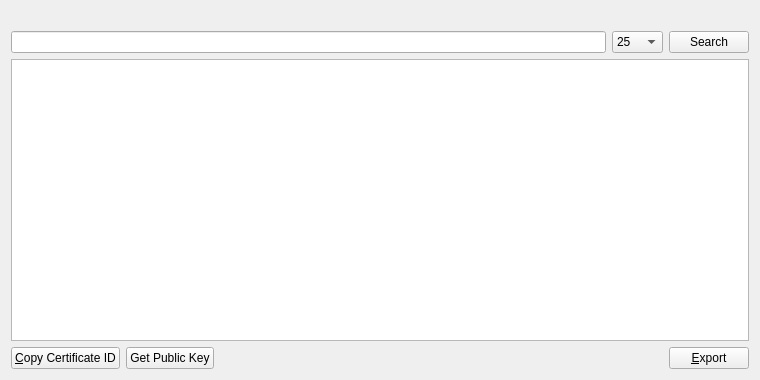
<?xml version="1.0" encoding="UTF-8"?>
<ui version="4.0">
 <class>CertListPage</class>
 <widget class="QWidget" name="CertListPage">
  <property name="geometry">
   <rect>
    <x>0</x>
    <y>0</y>
    <width>760</width>
    <height>380</height>
   </rect>
  </property>
  <property name="windowTitle">
   <string>Certificates</string>
  </property>
  <layout class="QVBoxLayout" name="verticalLayout">
   <item>
    <widget class="QLabel" name="labelExplanation">
     <property name="textFormat">
      <enum>Qt::PlainText</enum>
     </property>
     <property name="wordWrap">
      <bool>true</bool>
     </property>
    </widget>
   </item>
   <item>
    <layout class="QHBoxLayout" name="horizontalLayout_2">
     <item>
      <widget class="QLineEdit" name="lineEditCertSearch"/>
     </item>
     <item>
      <widget class="QComboBox" name="comboBox">
       <item>
        <property name="text">
         <string>25</string>
        </property>
       </item>
       <item>
        <property name="text">
         <string>50</string>
        </property>
       </item>
       <item>
        <property name="text">
         <string>100</string>
        </property>
       </item>
      </widget>
     </item>
     <item>
      <widget class="QPushButton" name="searchCert">
       <property name="maximumSize">
        <size>
         <width>16777215</width>
         <height>48</height>
        </size>
       </property>
       <property name="text">
        <string>Search</string>
       </property>
       <property name="icon">
        <iconset resource="../bitcoin.qrc">
         <normaloff>:/icons/search</normaloff>:/icons/search</iconset>
       </property>
      </widget>
     </item>
    </layout>
   </item>
   <item>
    <widget class="QTableView" name="tableView">
     <property name="contextMenuPolicy">
      <enum>Qt::CustomContextMenu</enum>
     </property>
     <property name="toolTip">
      <string/>
     </property>
     <property name="tabKeyNavigation">
      <bool>false</bool>
     </property>
     <property name="alternatingRowColors">
      <bool>true</bool>
     </property>
     <property name="selectionMode">
      <enum>QAbstractItemView::SingleSelection</enum>
     </property>
     <property name="selectionBehavior">
      <enum>QAbstractItemView::SelectRows</enum>
     </property>
     <property name="sortingEnabled">
      <bool>true</bool>
     </property>
     <attribute name="verticalHeaderVisible">
      <bool>false</bool>
     </attribute>
    </widget>
   </item>
   <item>
    <layout class="QHBoxLayout" name="horizontalLayout">
     <item>
      <widget class="QPushButton" name="copyCert">
       <property name="toolTip">
        <string>Copy the currently selected alias to the system clipboard</string>
       </property>
       <property name="text">
        <string>&amp;Copy Certificate ID</string>
       </property>
       <property name="icon">
        <iconset resource="../bitcoin.qrc">
         <normaloff>:/icons/editcopy</normaloff>:/icons/editcopy</iconset>
       </property>
      </widget>
     </item>
     <item>
      <widget class="QPushButton" name="pubKeyButton">
       <property name="text">
        <string>Get Public Key</string>
       </property>
       <property name="icon">
        <iconset resource="../bitcoin.qrc">
         <normaloff>:/icons/editcopy</normaloff>:/icons/editcopy</iconset>
       </property>
      </widget>
     </item>
     <item>
      <spacer name="horizontalSpacer">
       <property name="orientation">
        <enum>Qt::Horizontal</enum>
       </property>
       <property name="sizeHint" stdset="0">
        <size>
         <width>40</width>
         <height>20</height>
        </size>
       </property>
      </spacer>
     </item>
     <item>
      <widget class="QPushButton" name="exportButton">
       <property name="toolTip">
        <string>Export the data in the current tab to a file</string>
       </property>
       <property name="text">
        <string>&amp;Export</string>
       </property>
       <property name="icon">
        <iconset resource="../bitcoin.qrc">
         <normaloff>:/icons/export</normaloff>:/icons/export</iconset>
       </property>
      </widget>
     </item>
    </layout>
   </item>
  </layout>
 </widget>
 <resources>
  <include location="../bitcoin.qrc"/>
 </resources>
 <connections/>
</ui>
